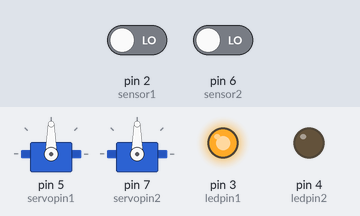
Bench run of a sketch on a simulated Arduino Uno, built with avr-gcc and run on an emulated ATmega328P. On the bench: 2 × servo, output pins drawn as LEDs (lit = HIGH). The test bench sets the inputs (shaded band); at power-on: pin 2 (sensor1) LOW, pin 6 (sensor2) LOW.

Above: at 4.8 s.
4.9 s: pin 2 (sensor1) driven HIGH
At 6.3 s:
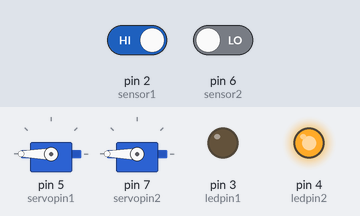
7.6 s: pin 2 (sensor1) driven LOW
At 9.1 s:
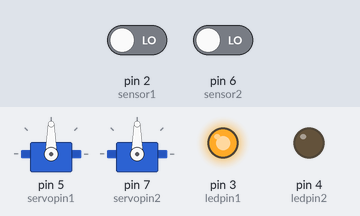
10.3 s: pin 6 (sensor2) driven HIGH
At 13.3 s:
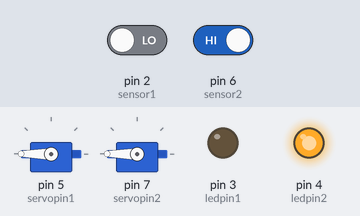
Timing chart, 0 to 14.8 s (numbered marks = the images above; inputs shaded):
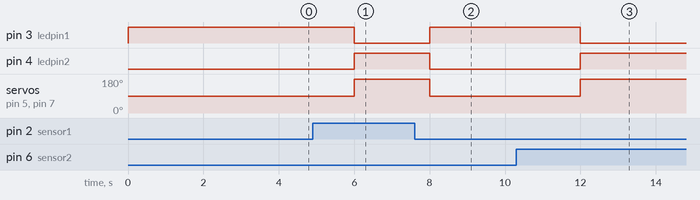

Measured:
- after the input at 4.9 s, pin 3 (ledpin1): HIGH → LOW after 1.1 s; pin 4 (ledpin2): LOW → HIGH after 1.1 s; servo on pin 5 (servopin1), servo on pin 7 (servopin2): 90° → 180° after 1.1 s
- after the input at 7.6 s, pin 3 (ledpin1): LOW → HIGH after 0.40 s; pin 4 (ledpin2): HIGH → LOW after 0.40 s; servo on pin 5 (servopin1), servo on pin 7 (servopin2): 180° → 90° after 0.40 s
- after the input at 10.3 s, pin 3 (ledpin1): HIGH → LOW after 1.7 s; pin 4 (ledpin2): LOW → HIGH after 1.7 s; servo on pin 5 (servopin1), servo on pin 7 (servopin2): 90° → 180° after 1.7 s

The sketch:

RAILWAYS_CROSSING.ino
```cpp
#include<Servo.h>
int sensor1 =2;
int sensor2 =6;
int ledpin1 =3;
int ledpin2 =4;
int servopin1 =5;
int servopin2 =7;
Servo Servo1;
Servo Servo2;

void setup()
{
  pinMode(sensor1, INPUT);
  pinMode(sensor2, INPUT);
  pinMode(ledpin1, OUTPUT);
  pinMode(ledpin2, OUTPUT);
  pinMode(servopin1, OUTPUT);
  pinMode(servopin2, OUTPUT);
Servo1.attach(servopin1);
Servo2.attach(servopin2);
}
void loop(){
int statusSensor1=digitalRead(sensor1);
int statusSensor2=digitalRead(sensor2);
if(statusSensor1==1 || statusSensor2==1){
  digitalWrite(ledpin1, LOW);
  digitalWrite(ledpin2, HIGH);
  Servo1.write(180);
  Servo2.write(180);
  delay(1000);
}
else{
    digitalWrite(ledpin1,HIGH);
    digitalWrite(ledpin2,LOW);
    Servo1.write(90);
    Servo2.write(90);
    delay(1000);
}
delay(1000);
}
```
